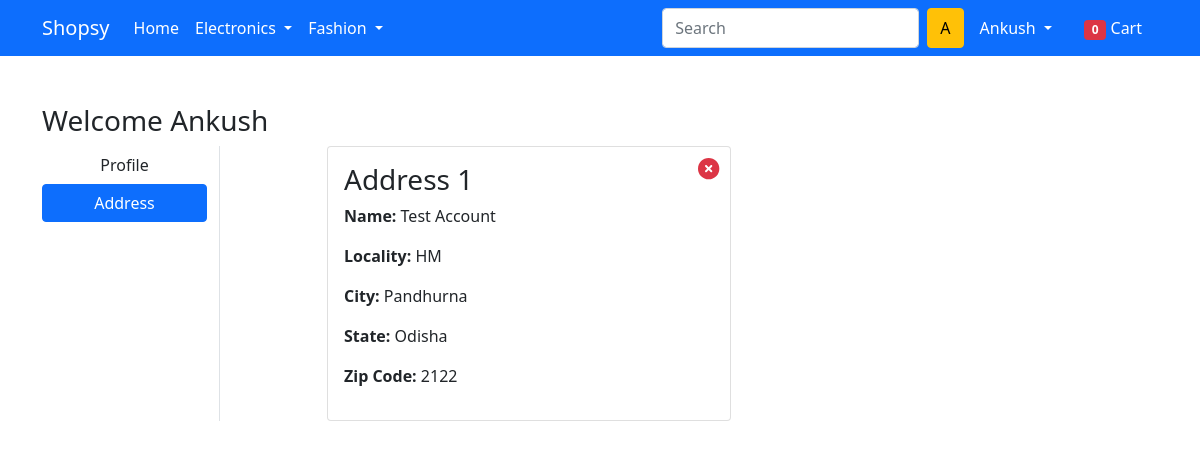
Screenshot of /address/ (signed in) with the database file from the repository.
### app/models.py (models this page shows, shortened)
class Customer(models.Model):
    is_active = models.BooleanField(default=False)
    user = models.ForeignKey(User, on_delete=models.CASCADE)
    name = models.CharField(max_length=200)
    locality = models.CharField(max_length=200)
    city = models.CharField(max_length=50)
    zipcode = models.IntegerField()
    state = models.CharField(choices=STATE_CHOICES, max_length=50)

### app/views.py (the view)
# urls.py: path('address/', views.address, name='address'),
@login_required
def address(request):
    totalitem = 0
    addrs = Customer.objects.filter(user=request.user)
    if request.user.is_authenticated:
            totalitem = len(Cart.objects.filter(user=request.user))
    return render(request, 'app/address.html', {'address':addrs, 'active':'btn-primary', 'totalitem':totalitem})

### app/templates/app/address.html (shortened to what this page needs)
{% extends 'app/base.html' %}
{% load static %}
{% block main-content %}
<div class="container my-5">
 <div class="row">
 <h3>Welcome <span class="text-capitalize">{{request.user}}</span></h3>
  <div class="col-sm-2 border-end">
   <ul class="list-unstyled">
    <li class="d-grid"><a href="{% url 'profile' %}" class="btn">Profile</a></li>
    <li class="d-grid"><a href="{% url 'address' %}" class="btn {{active}}">Address</a></li>
   </ul>
  </div>
  <div class="col-sm-9 offset-sm-1">
{% if address %}
   <div class="row">
    {% for ad in address %}
    <div class="col-sm-6 position-relative">
     <div class="card">
      <div class="card-body">
        <a href="{% url 'remove_address' ad.id %}" class="text-danger position-absolute" style="top: 10px; right: 10px;" title="Remove Address">
            <i class="fas fa-times-circle fa-lg"></i>
        </a>
       <h3>Address {{forloop.counter}}</h3>
       <p><b>Name:</b> {{ad.name}}</p>
       <p><b>Locality:</b> {{ad.locality}}</p>
       <p><b>City:</b> {{ad.city}}</p>
       <p><b>State:</b> {{ad.state}}</p>
       <p><b>Zip Code:</b> {{ad.zipcode}}</p>
      </div>
     </div>
    </div>
    {% endfor %}
{% else %}
    <div class="col-12">
      <div class="alert alert-primary" role="alert">
        <strong>No address found.</strong> Please <a href="{% url 'profile' %}" class="alert-link">add your address details in profile.</a>
      </div>
    </div>
{% endif %}
   </div>
  </div>
 </div>
</div>
{% endblock main-content %}

### app/templates/app/base.html (shortened to what this page needs)
<!doctype html>
{% load static %}
<html lang="en">
  <head>
    <link href="https://cdn.jsdelivr.net/npm/bootstrap@5.0.0-beta1/dist/css/bootstrap.min.css" rel="stylesheet">
    <link rel="stylesheet" href="{% static 'app/css/owl.carousel.min.css' %}">
    <link rel="stylesheet" href="{% static 'app/css/all.min.css' %}">
    <link href="https://cdnjs.cloudflare.com/ajax/libs/font-awesome/5.15.4/css/all.min.css" rel="stylesheet">
    <link rel="stylesheet" href="{% static 'app/css/style.css' %}">
  </head>
  <body>
    <nav class="navbar navbar-expand-lg navbar-dark bg-primary">
     <div class="container">
       <a class="navbar-brand" href="/">Shopsy</a>
       <div class="collapse navbar-collapse" id="navbarSupportedContent">
         <ul class="navbar-nav me-auto mb-2 mb-lg-0">
           <li class="nav-item">
             <a class="nav-link active" aria-current="page" href="/">Home</a>
           </li>
           <li class="nav-item dropdown">
             <a class="nav-link dropdown-toggle text-white" href="#" id="electronicsDropdown" role="button" data-bs-toggle="dropdown" aria-expanded="false">
               Electronics
             </a>
           </li>
           <li class="nav-item dropdown">
             <a class="nav-link dropdown-toggle text-white" href="#" id="fashionDropdown" role="button" data-bs-toggle="dropdown" aria-expanded="false">
               Fashion
             </a>
           </li>
         </ul>
         <div>
          <ul class="navbar-nav me-auto mb-2 mb-lg-0">
            {% if request.user.is_authenticated %}
            <form class="d-flex">
              <input class="form-control me-2" type="search" placeholder="Search" aria-label="Search">
              <button class="btn btn-warning" type="submit">{{user.username|slice:":1"|capfirst}}</button>
            </form>
           <li class="nav-item dropdown mx-2">
              <a class="nav-link dropdown-toggle text-white" href="#" id="profileDropdown" role="button" data-bs-toggle="dropdown" aria-expanded="false">
                {{user.username|capfirst}}
              </a>
            </li>
            <li class="nav-item mx-2">
             <a href="{% url 'showcart' %}" class="nav-link text-white"><span class="badge bg-danger">{{totalitem}}</span> Cart </a>
            </li>
            {% endif %}
          </ul>
         </div>
       </div>
     </div>
    </nav>
    {% block main-content %} {% endblock main-content %}
  </body>
</html>

### rows the page displays
Customer: name "Test Account", locality "HM", city "Pandhurna", state "Odisha", zipcode "2122"

### other values shown
{{ user.username|slice:":1"|capfirst }} "A"
{{ user.username|capfirst }} "Ankush"
{{ totalitem }} "0"
{{ request.user }} "Ankush"
